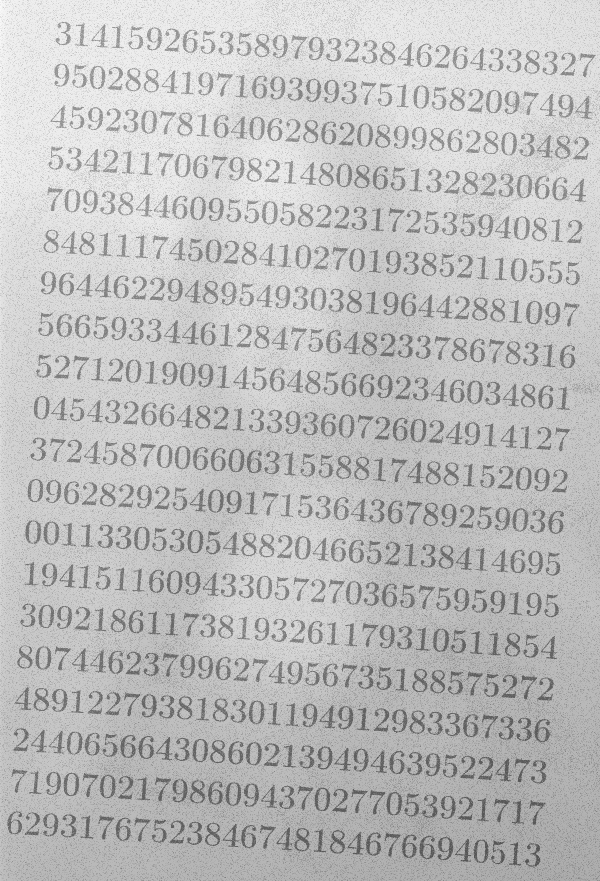
#> input picture trabalho2/img/morf_test.png, 600 x 881 px, found by its file name
$ python questao1.py
#> lines starting #> are read from the running program, lines starting #| are printed output that depends on the picture; after the words box and inside, x2 and y2 are one past the last pixel; in counts of white or black regions, pixels touching at a corner belong together
# Projeto 2 de Introducao ao Processamento de Imagens - UnB
# Questao 1
# Aluno: Bruno Takashi Tengan
# Matricula: 12/0167263

import cv2 as cv
import numpy as np

# Carrega a imagem que vamos utilizar e seu negativo.
orig = cv.imread("img/morf_test.png", cv.IMREAD_GRAYSCALE)
#> orig is the input picture: shape (881, 600); min 85, max 251, mean 190.6
orig_n = cv.bitwise_not(orig)
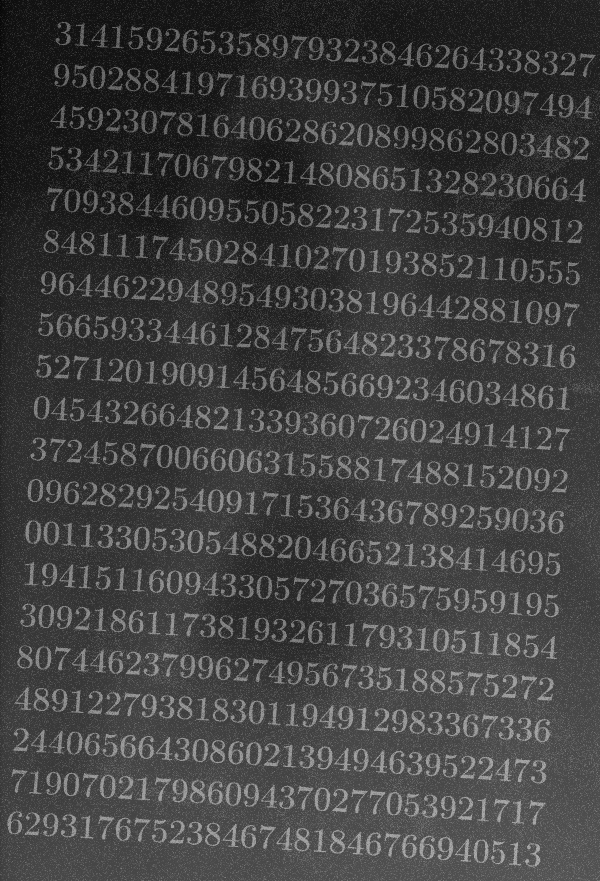
#> orig_n: shape (881, 600); min 4, max 170, mean 64.4

# Binariza a imagem com o treshold baseado no histograma da imagem.
ret, bin_orig = cv.threshold(orig, 0, 255, cv.THRESH_BINARY + cv.THRESH_OTSU)
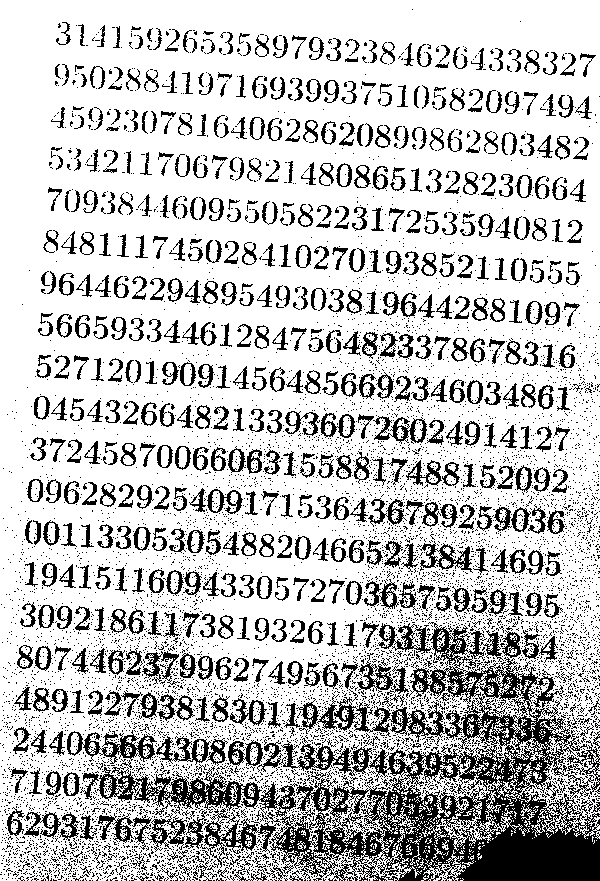
#> bin_orig: shape (881, 600); 76.2% white; 8133 black regions (7528 under 20 px), largest, box (x1, y1, x2, y2) and area: (97, 622, 600, 881) 34148, (183, 808, 281, 868) 1560, (257, 740, 373, 776) 1432
#> ret = 175
cv.imwrite('img/resultados/questao1/bin_raw.png', bin_orig)

# Mostrar a binarizacao pura sem tratamentos.
cv.imshow('Original', orig)
cv.imshow('Binarização de Otsu', bin_orig)
cv.waitKey(0)
cv.destroyAllWindows()

# Cria a mascara a ser usada nas operacoes de abertura e fechamento.
mascara = cv.getStructuringElement(cv.MORPH_RECT,(7,7))		# Mascara quadrada.
#mascara = cv.getStructuringElement(cv.MORPH_ELLIPSE,(7,7))		# Mascara eliptica.

# Aplica um top-hat na versao negativada da imagem por conta da efetividade do top-hat.
abertura_n = cv.morphologyEx(orig_n, cv.MORPH_OPEN, mascara)
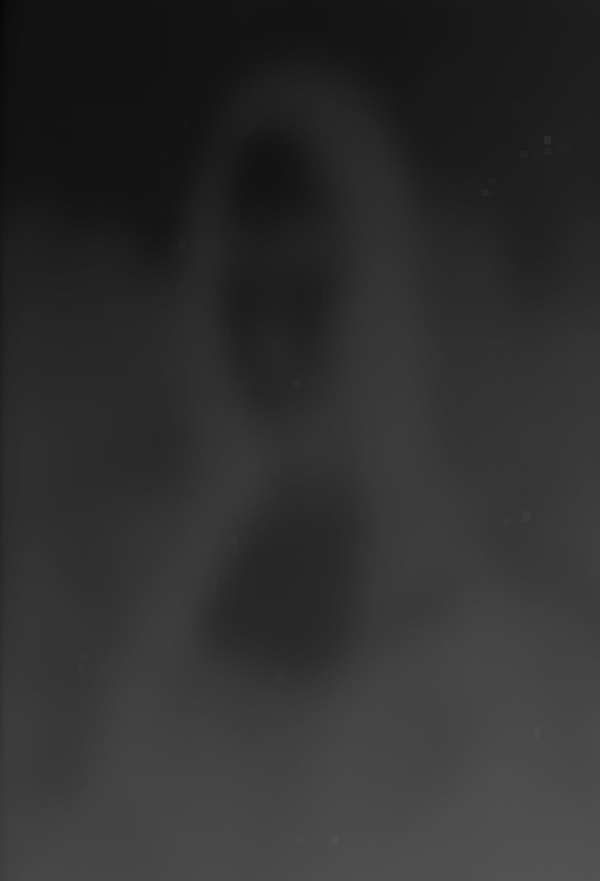
#> abertura_n: shape (881, 600); min 4, max 83, mean 47.3
topHat = cv.bitwise_not(cv.subtract(orig_n, abertura_n))

# Aplica o bottom-hat na imagem original.
fechamento = cv.morphologyEx(orig, cv.MORPH_CLOSE, mascara)
bottomHat = cv.bitwise_not(cv.subtract(fechamento, orig))

'''
# Mostra os resultados do top-hat e bottom-hat.
cv.imshow('Original', orig)
cv.imshow('Top-hat', topHat)
cv.imshow('Bottom-hat', bottomHat)
#cv.imwrite('img/resultados/questao1/tophat_raw.png', topHat)
#cv.imwrite('img/resultados/questao1/bottomhat_raw.png', bottomHat)
cv.waitKey(0)
cv.destroyAllWindows()
'''

# Binarizacao do top-hat e bottom-hat.
ret, bin_topHat = cv.threshold(topHat, 0, 255, cv.THRESH_BINARY + cv.THRESH_OTSU)
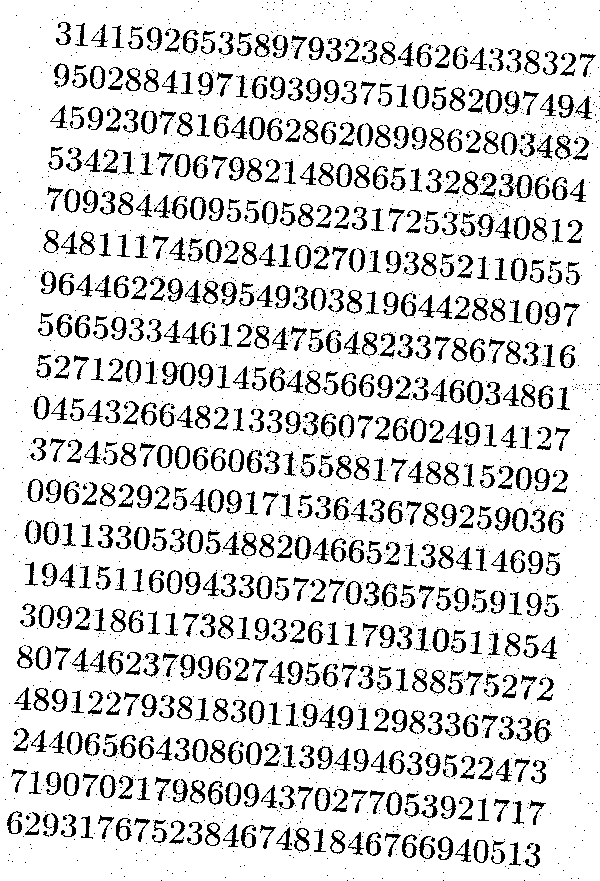
#> bin_topHat: shape (881, 600); 85.2% white; 2325 black regions (1690 under 20 px), largest, box (x1, y1, x2, y2) and area: (432, 628, 449, 652) 168, (467, 380, 483, 404) 165, (534, 719, 552, 744) 164
#> ret = 215
ret, bin_bottomHat = cv.threshold(bottomHat, 0, 255, cv.THRESH_BINARY + cv.THRESH_OTSU)
cv.imwrite('img/resultados/questao1/bin_tophat_7r.png', bin_topHat)
cv.imwrite('img/resultados/questao1/bin_bottomhat_7r.png', bin_bottomHat)

# (Q1.1) Mostra os resultados do top-hat e bottom-hat binarizados e a diferenca entre seus resultados.
cv.imshow('Original', bin_orig)
cv.imshow('Top-hat', bin_topHat)
cv.imshow('Bottom-hat', bin_bottomHat)
cv.imshow('diferenca top - bottom', bin_topHat - bin_bottomHat)
cv.waitKey(0)
cv.destroyAllWindows()

# Passado um filtro de mediana para tentar sumir com o ruido de salt-pepper.
filtrado = cv.medianBlur(orig, 3)

'''
# Mostra imagem filtrada.
cv.imshow('Original', orig)
cv.imshow('Filtrado', filtrado)
#cv.imwrite('img/resultados/questao1/filtrado.png', filtrado)
cv.waitKey(0)
cv.destroyAllWindows()
'''

# Aplica o bottom-hat na imagem filtrada e binariza ela.
mascara = cv.getStructuringElement(cv.MORPH_RECT,(5,5))
fechamentof = cv.morphologyEx(filtrado, cv.MORPH_CLOSE, mascara)
bottomHatf = cv.bitwise_not(cv.subtract(fechamentof, filtrado))
ret, bin_bottomHatf = cv.threshold(bottomHatf, 0, 255, cv.THRESH_BINARY + cv.THRESH_OTSU)
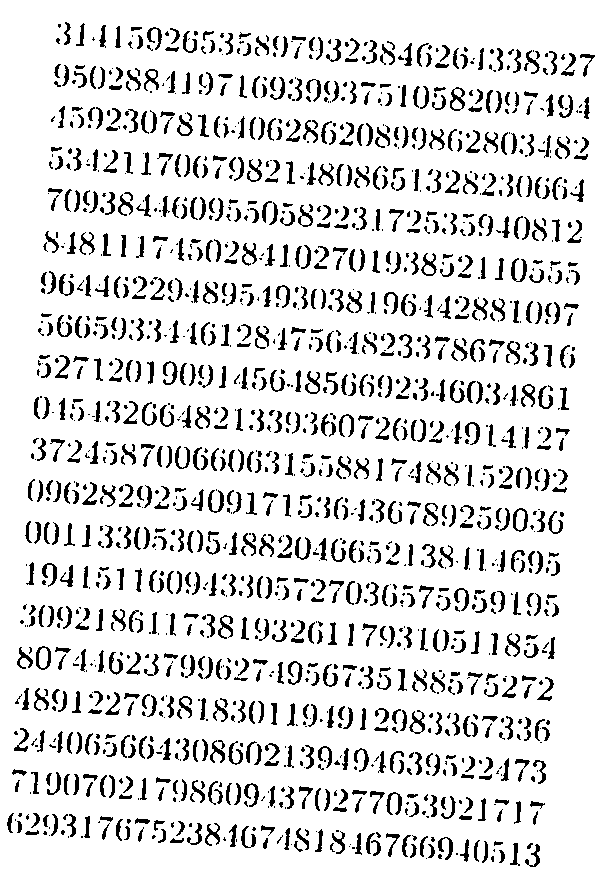
#> bin_bottomHatf: shape (881, 600); 86.8% white; 1653 black regions (703 under 20 px), largest, box (x1, y1, x2, y2) and area: (511, 258, 527, 282) 163, (450, 87, 465, 111) 155, (208, 490, 224, 513) 155
#> ret = 225
cv.imwrite('img/resultados/questao1/bin_bottomhat_5rf.png', bin_bottomHatf)

# (Q1.3) Mostra resultado com o filtrado e não filtrado.
cv.imshow('Original', bin_orig)
cv.imshow('Bottom-hat filtrado', bin_bottomHatf)
cv.imshow('Bottom-hat', bin_bottomHat)
cv.waitKey(0)
cv.destroyAllWindows()

final = ~bin_bottomHat
finalf = ~bin_bottomHatf

# Para a imagem nao filtrada eh feito uma abertura e fechamento afim de remover o ruido e reconectar as descontinuidades.
mascara = cv.getStructuringElement(cv.MORPH_RECT,(2,2))
final = cv.morphologyEx(final, cv.MORPH_OPEN, mascara)
#> final: shape (881, 600); 12% white; 1694 white regions (706 under 20 px), largest, box (x1, y1, x2, y2) and area: (513, 509, 529, 532) 149, (243, 244, 258, 266) 126, (196, 408, 211, 429) 126
mascara = cv.getStructuringElement(cv.MORPH_RECT,(3,3))
final = cv.morphologyEx(final, cv.MORPH_CLOSE, mascara)
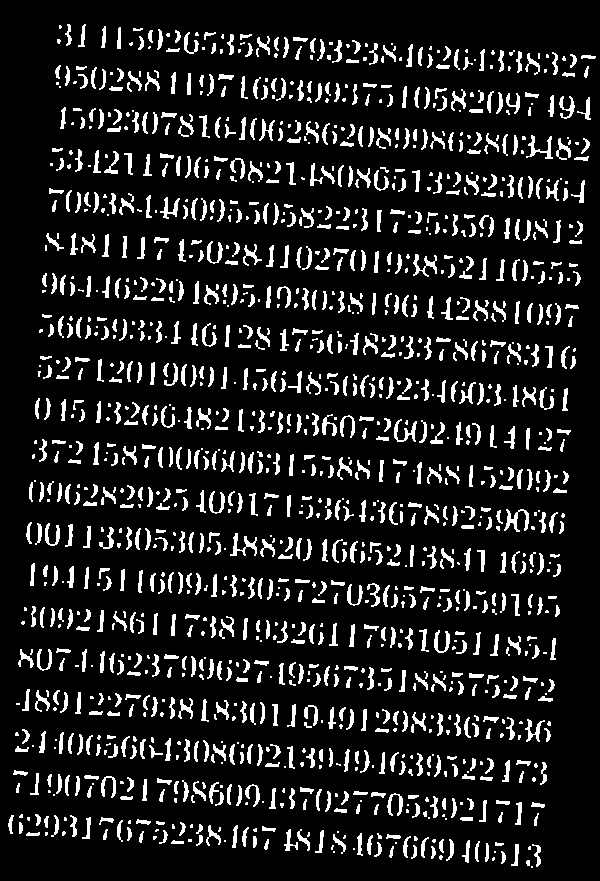
#> final: shape (881, 600); 12.3% white; 1459 white regions (515 under 20 px), largest, box (x1, y1, x2, y2) and area: (504, 509, 529, 532) 234, (230, 533, 257, 556) 225, (526, 135, 553, 159) 206
final = ~final

# Para a imagem filtrada se faz apenas o fechamento para tentar fechar as descontinuidades dos numeros.
mascara = cv.getStructuringElement(cv.MORPH_RECT,(3,3))
finalf = cv.morphologyEx(finalf, cv.MORPH_CLOSE, mascara)
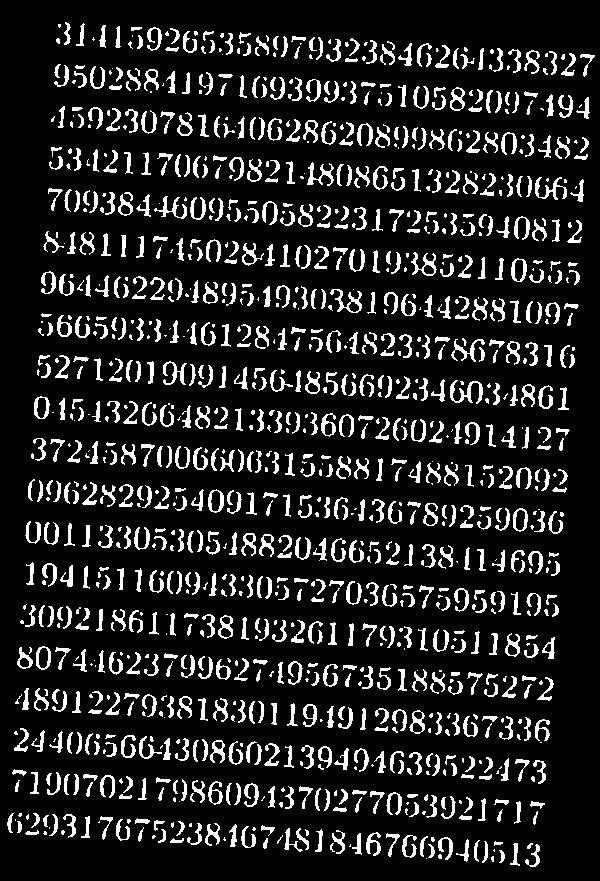
#> finalf: shape (881, 600); 13.5% white; 1233 white regions (394 under 20 px), largest, box (x1, y1, x2, y2) and area: (450, 380, 483, 404) 297, (330, 289, 362, 313) 254, (535, 177, 567, 200) 252
finalf = ~finalf

cv.imwrite('img/resultados/questao1/final.png', final)
cv.imwrite('img/resultados/questao1/finalF.png', finalf)

# (Q1.4) Resultado final com tentativas de abertura e fechamento.
cv.imshow('Bottom-hat filtrado', bin_bottomHatf)
cv.imshow('Bottom-hat', bin_bottomHat)
cv.imshow('Final', final)
cv.imshow('Final filtrado', finalf)
cv.waitKey(0)
cv.destroyAllWindows()

$ run again, with trabalho2/img/moire.tif saved as trabalho2/img/morf_test.png
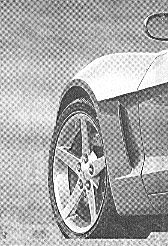
#> input picture trabalho2/img/moire.tif, 168 x 246 px, found by its file name
#> orig is the input picture: shape (246, 168); min 0, max 255, mean 169.7
#> `ret, bin_orig = cv.threshold(orig, 0, 255, cv.THRESH_BINARY + cv.THRES..`:
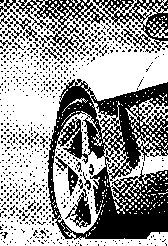
#> bin_orig: shape (246, 168); 60.5% white; 724 black regions (702 under 20 px), largest, box (x1, y1, x2, y2) and area: (47, 79, 168, 240) 9866, (0, 0, 168, 52) 2700, (65, 189, 91, 228) 399
#> `ret, bin_orig = cv.threshold(orig, 0, 255, cv.THRESH_BINARY + cv.THRES..`: ret = 159
#> bin_topHat: shape (246, 168); 68.3% white; black in thin lines or dots
#> `ret, bin_topHat = cv.threshold(topHat, 0, 255, cv.THRESH_BINARY + cv.T..`: ret = 193
#> bin_bottomHatf: shape (246, 168); 75.7% white; black in thin lines or dots
#> `ret, bin_bottomHatf = cv.threshold(bottomHatf, 0, 255, cv.THRESH_BINAR..`: ret = 231
#> `finalf = cv.morphologyEx(finalf, cv.MORPH_CLOSE, mascara)`:
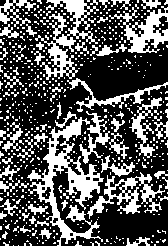
#> finalf: shape (246, 168); 34.1% white; 620 white regions (560 under 20 px), largest, box (x1, y1, x2, y2) and area: (27, 117, 104, 246) 2841, (35, 0, 99, 80) 1602, (87, 172, 165, 219) 1141
